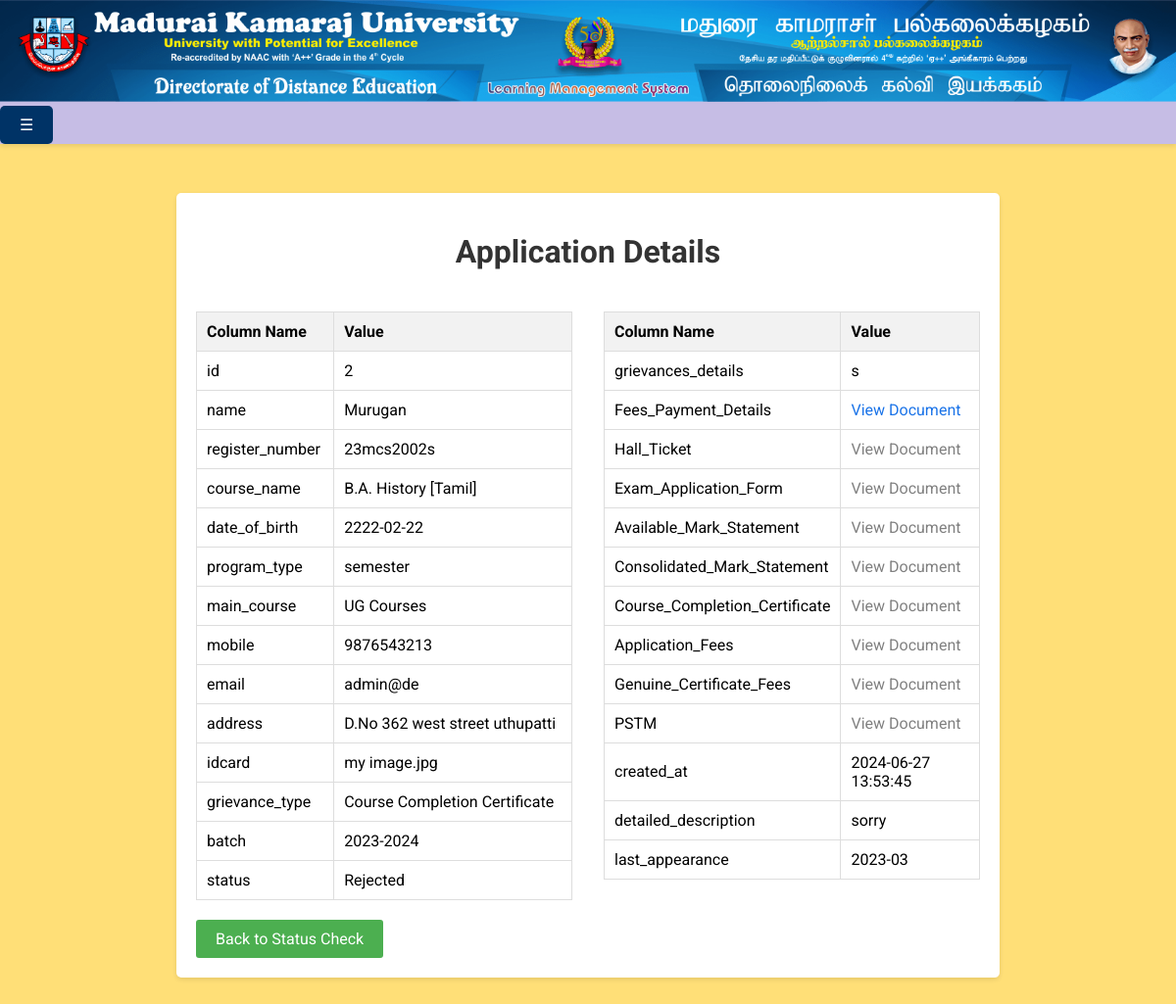
/view_details.php?timestamp=2024-06-27 13:53:45, run on the app's committed database.
### tables this page shows
CREATE TABLE `grievances` (
  `id` int(11) NOT NULL,
  `name` varchar(255) DEFAULT NULL,
  `register_number` varchar(255) DEFAULT NULL,
  `course_name` varchar(255) DEFAULT NULL,
  `date_of_birth` date DEFAULT NULL,
  `program_type` varchar(255) DEFAULT NULL,
  `main_course` varchar(255) DEFAULT NULL,
  `mobile` varchar(20) DEFAULT NULL,
  `email` varchar(255) DEFAULT NULL,
  `address` text DEFAULT NULL,
  `idcard` varchar(255) DEFAULT NULL,
  `grievance_type` varchar(255) DEFAULT NULL,
  `batch` varchar(50) DEFAULT NULL,
  `status` varchar(50) DEFAULT NULL,
  `grievances_details` text DEFAULT NULL,
  `Fees_Payment_Details` varchar(255) DEFAULT NULL,
  `Hall_Ticket` varchar(255) DEFAULT NULL,
  `Exam_Application_Form` varchar(255) DEFAULT NULL,
  `Available_Mark_Statement` varchar(255) DEFAULT NULL,
  `Consolidated_Mark_Statement` varchar(255) DEFAULT NULL,
  `Course_Completion_Certificate` varchar(255) DEFAULT NULL,
  `Application_Fees` varchar(255) DEFAULT NULL,
  `Genuine_Certificate_Fees` varchar(255) DEFAULT NULL,
  `PSTM` varchar(255) DEFAULT NULL,
  `created_at` timestamp NOT NULL DEFAULT current_timestamp(),
  `detailed_description` longtext DEFAULT NULL,
  `last_appearance` varchar(7) DEFAULT NULL
);

### view_details.php (the view, shortened to what this page needs)
<!DOCTYPE html>
<html lang="en">
<head>
</head>
<body>
<header class="header">
    <img src="image/CFR.png" alt="Banner image not found" class="banner-img">
    <button id="toggleButton" class="toggle-button">☰</button>
</header>
<div class="container">
    <h1>Application Details</h1>
    <?php
    $servername = "localhost";
    $username = "root";
    $password = "";
    $dbname = "vinzo1";
    $conn = new mysqli($servername, $username, $password, $dbname);
    if (isset($_GET['timestamp'])) {
        $timestamp = $_GET['timestamp'];
        $stmt = $conn->prepare("SELECT * FROM grievances WHERE created_at = ?");
        $stmt->bind_param("s", $timestamp);
        $stmt->execute();
        $result = $stmt->get_result();
        if ($result->num_rows > 0) {
            $row = $result->fetch_assoc();
            $half = ceil(count($row) / 2);
            $columns = array_keys($row);
            $values = array_values($row);
            echo '<div class="details-container">';
            echo '<div class="details-column">';
            echo '<table>';
            echo '<thead><tr><th>Column Name</th><th>Value</th></tr></thead>';
            echo '<tbody>';
            for ($i = 0; $i < $half; $i++) {
                $column = htmlspecialchars($columns[$i]);
                $value = htmlspecialchars($values[$i]);
                if (in_array($column, ['document1', 'document2', 'document3', 'document4', 'document5', 'document6', 'document7', 'document8', 'document9'])) {
                    echo "<tr><td>$column</td><td><a class='document-link' href='uploads/$value' target='_blank'>View Document</a></td></tr>";
                } else {
                    echo "<tr><td>$column</td><td class='wrap-text'>$value</td></tr>";
                }
            }
            echo '</tbody></table>';
            echo '</div>';
            echo '<div class="details-column">';
            echo '<table>';
            echo '<thead><tr><th>Column Name</th><th>Value</th></tr></thead>';
            echo '<tbody>';
            for ($i = $half; $i < count($columns); $i++) {
                $column = htmlspecialchars($columns[$i]);
                $value = htmlspecialchars($values[$i]);
                if (in_array($column, ['Fees_Payment_Details','Hall_Ticket','Exam_Application_Form','Available_Mark_Statement','Consolidated_Mark_Statement','Course_Completion_Certificate','Application_Fees','Genuine_Certificate_Fees','PSTM',])) {
                    echo "<tr><td>$column</td><td><a class='document-link' href='$value' target='_blank'>View Document</a></td></tr>";
                } else {
                    echo "<tr><td>$column</td><td class='wrap-text'>$value</td></tr>";
                }
            }
            echo '</tbody></table>';
            echo '</div>';
            echo '</div>';
        } else {
            echo "<p>No records found for the given timestamp.</p>";
        }
    } else {
        echo "<p>Invalid request.</p>";
    }
    ?>
    <a href="status_check.html" class="back-button">Back to Status Check</a>
</div>
</body>
</html>

### view_details.php (style rules this page uses)
body { font-family: 'Roboto', sans-serif; margin: 0; padding: 0; background-color: #ffdf77; }
header { position: sticky; top: 0; width: 100%; background-color: rgba(192, 186, 241, 0.9); z-index: 1000; box-shadow: 0 2px 5px rgba(0, 0, 0, 0.1); }
button#toggleButton { background-color: #003366; color: white; padding: 10px 20px; border: none; cursor: pointer; font-size: 16px; border-radius: 5px; }
header img { width: 100%; }
.container { width: 80%; max-width: 800px; margin: 50px auto; padding: 20px; background-color: #fff; border-radius: 5px; box-shadow: 0 2px 5px rgba(0, 0, 0, 0.1); }
h1 { text-align: center; color: #333; }
.details-container { display: flex; justify-content: space-between; }
.details-column { width: 48%; }
table { width: 100%; border-collapse: collapse; margin-top: 20px; }
th, td { padding: 10px; border: 1px solid #ddd; text-align: left; }
th { background-color: #f2f2f2; font-weight: bold; }
.back-button { display: inline-block; margin-top: 20px; padding: 10px 20px; background-color: #4CAF50; color: white; text-decoration: none; border-radius: 3px; text-align: center; }
.document-link { color: #1a73e8; text-decoration: none; }
.disabled-link { color: gray; pointer-events: none; text-decoration: none; }

### data on the page
grievances: id "2", name "Murugan", register_number "23mcs2002s", course_name "B.A. History [Tamil]", date_of_birth "2222-02-22", program_type "semester", main_course "UG Courses", mobile "9876543213", email "admin@de", address "D.No 362 west street uthupatti", idcard "my image.jpg", grievance_type "Course Completion Certificate", batch "2023-2024", status "Rejected", grievances_details "s", created_at "2024-06-27 13:53:45", detailed_description "sorry", last_appearance "2023-03"

### other printed values
$column "id"
$column "name"
$column "register_number"
$column "course_name"
$column "date_of_birth"
$column "program_type"
$column "main_course"
$column "mobile"
$column "email"
$column "address"
$column "idcard"
$column "grievance_type"
$column "batch"
$column "status"
$column "grievances_details"
